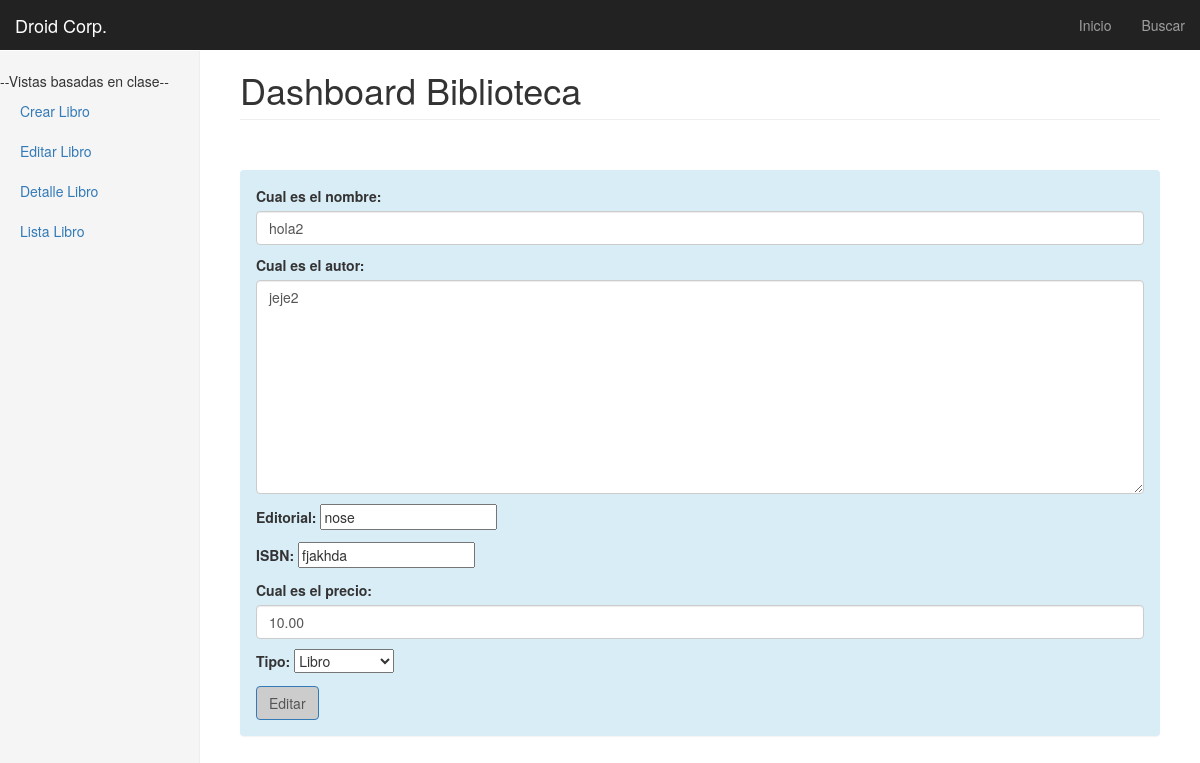
Before: /libros/1/editar/ with the older database file.
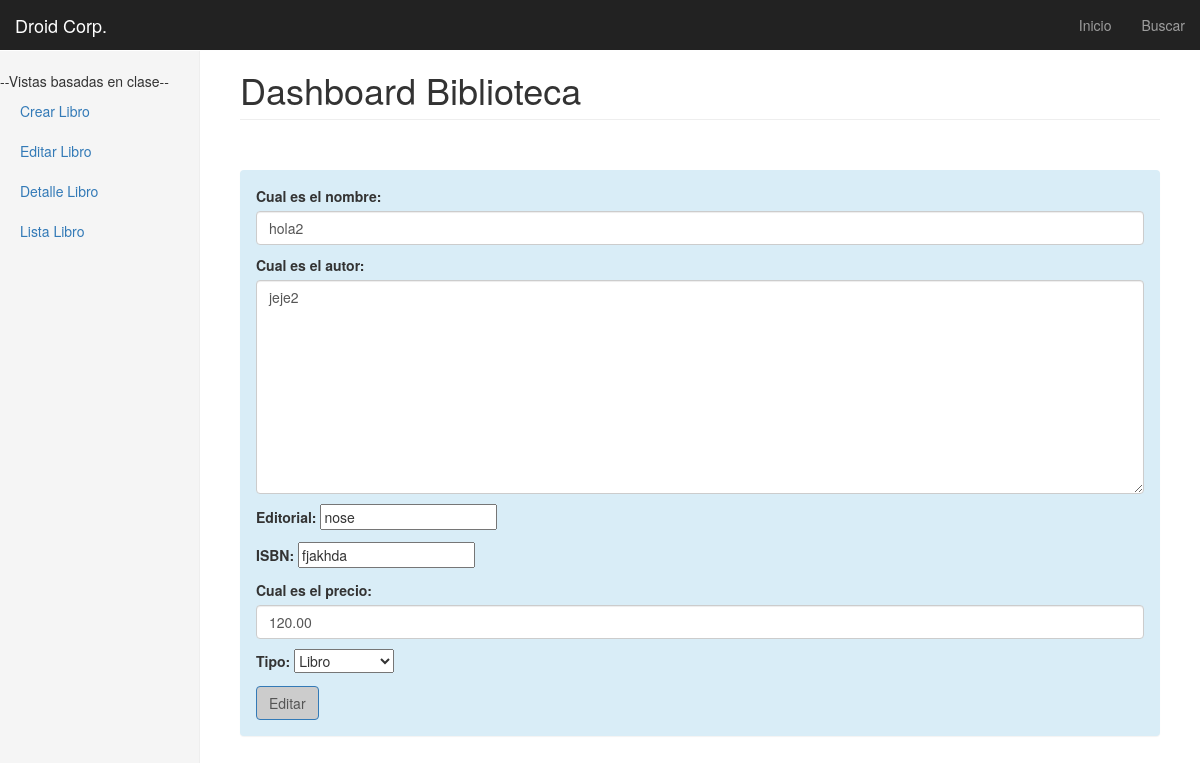
After: the same page with the newer database file.
### libros/models.py (models this page shows, shortened)
class libromodelo(models.Model):
    nombre = models.CharField(max_length = 40)
    autor = models.CharField(max_length = 40)
    editorial = models.CharField(max_length = 40)
    ISBN = models.CharField(max_length = 40)
    precio = models.DecimalField(max_digits=9999, decimal_places=2)
    slug = models.SlugField(blank=True)

### libros/views.py (the view)
# urls.py: url(r'^(?P<pk>\d+)/editar/$', ActualizarLibro.as_view(), name='update_view'),
class ActualizarLibro(UpdateView):
    model = libromodelo
    form_class = LibroModelForm
    success_url = "/libros/lista/"
    def get_context_data(self, *args, **kwargs):
        context = super(ActualizarLibro, self).get_context_data(*args, **kwargs)
        context["submit_btn"]="Editar"
        return context

### libros/forms.py (shortened to what this page needs)
class LibroModelForm(forms.ModelForm):
    tipo=forms.ChoiceField(choices=OPCIONES_TIPO)
    class Meta:
        model=libromodelo
        fields=[
            "nombre",
            "autor",
            "editorial",
            "ISBN",
            "precio",
            "tipo"
        ]
        labels={
            "nombre":"Cual es el nombre",
            "autor":"Cual es el autor",
            "precio":"Cual es el precio"
        }
        widgets={
            "nombre":forms.TextInput(attrs={'class':'form-control','placeholder':'Ponga el nombre'}),
            "autor":forms.Textarea(attrs={'class':'form-control'}),
            "precio":forms.NumberInput(attrs={'class':'form-control'})
        }

### templates/libros/libromodelo_form.html
{% extends "base.html" %}
{%block content%}
{%include "form.html" with form=form submit_btn=submit_btn%}
{%endblock%}

### templates/form.html (shortened to what this page needs)
<div class="panel panel-default">
  <div class="panel-body">
    <form class="" action="" method="POST" class=form-horizontal>{% csrf_token %}
      {{form.as_p}}
      <input type="submit" class ="btn btn-primary "name="" value="{{submit_btn}}">
    </form>
  </div>
</div>

Changed rows visible on the page:
changed libromodelo "hola2": precio "10.00" → "120.00"
